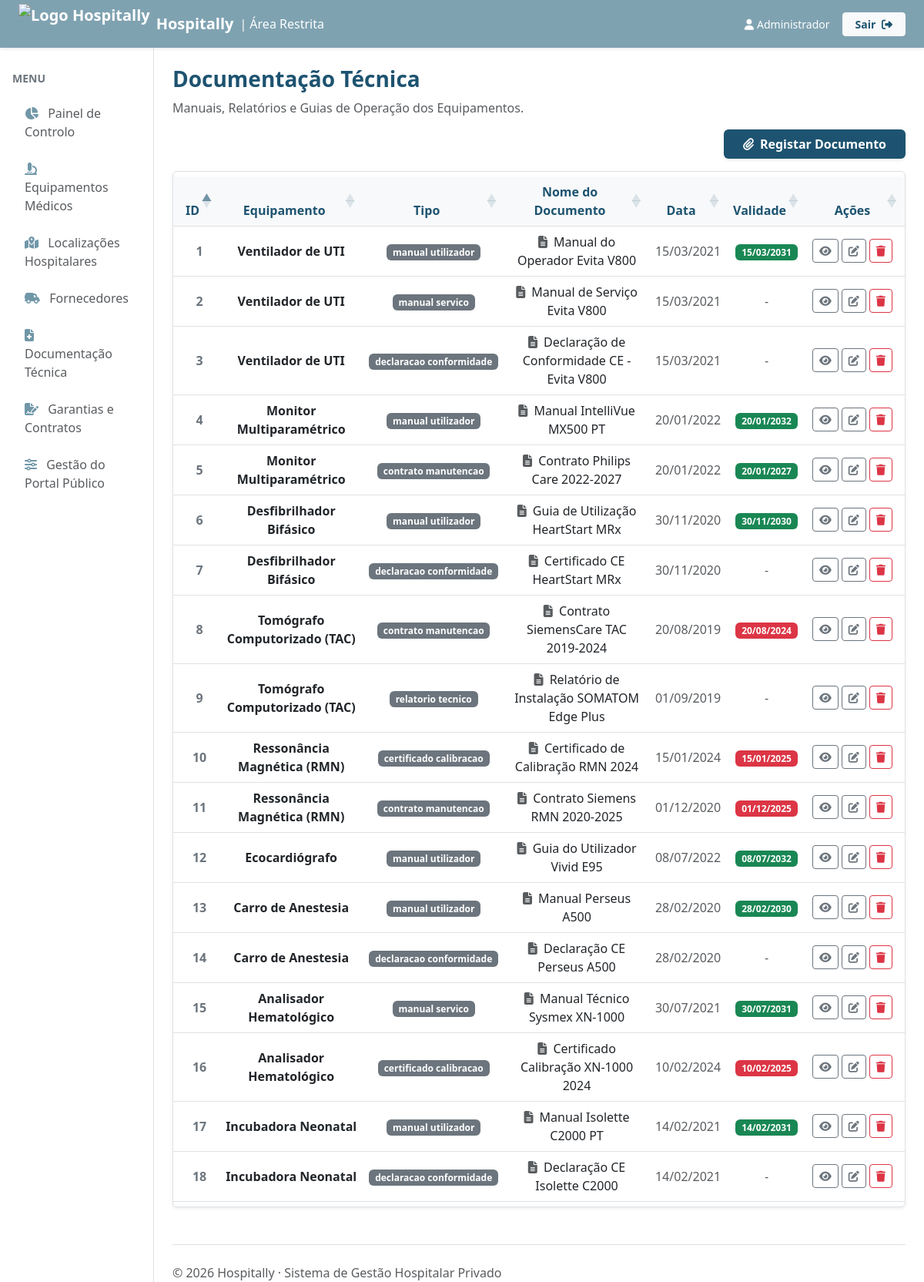
The page /private/documentacao.php (signed in) on the database its author committed.
### tables this page shows
CREATE TABLE IF NOT EXISTS `Documento` (
  `codDocumento` int NOT NULL AUTO_INCREMENT,
  `codInventario` int NOT NULL,
  `codFornecedor` int,
  `tipoDocumento` varchar(50) NOT NULL,
  `nomeDocumento` varchar(150) NOT NULL,
  `dataDocumento` date,
  `dataValidade` date,
  `localizacaoFicheiro` varchar(255),
  CONSTRAINT `pk_Documento` PRIMARY KEY (`codDocumento`),
  CONSTRAINT `ck_Documento_tipoDocumento` CHECK (`tipoDocumento` IN ('manual utilizador', 'manual servico', 'certificado calibracao', 'contrato manutencao', 'fatura', 'declaracao conformidade', 'relatorio tecnico'))
);

CREATE TABLE IF NOT EXISTS `Equipamento` (
  `codInventario` int NOT NULL AUTO_INCREMENT,
  `codCategoria` int NOT NULL,
  `codLocalizacao` int NOT NULL,
  `designacao` varchar(150) NOT NULL,
  `marca` varchar(100) NOT NULL,
  `modelo` varchar(100) NOT NULL,
  `nrSerie` varchar(100) NOT NULL,
  `fabricante` varchar(100) NOT NULL,
  `dataAquisicao` date,
  `anoFabrico` int,
  `custoAquisicao` decimal(10,2),
  `tipoEntrada` varchar(20) NOT NULL,
  `estado` varchar(30) NOT NULL,
  `criticidade` varchar(20) NOT NULL,
  `observacoes` text,
  CONSTRAINT `pk_Equipamento` PRIMARY KEY (`codInventario`),
  CONSTRAINT `uq_Equipamento_serie` UNIQUE (`nrSerie`, `fabricante`, `modelo`),
  CONSTRAINT `ck_Equipamento_tipoEntrada` CHECK (`tipoEntrada` IN ('compra', 'doacao', 'aluguer', 'emprestimo')),
  CONSTRAINT `ck_Equipamento_estado` CHECK (`estado` IN ('Ativo', 'Em manutencao', 'Inativo', 'Em calibracao', 'Em quarentena', 'Abatido')),
  CONSTRAINT `ck_Equipamento_criticidade` CHECK (`criticidade` IN ('Baixa', 'Media', 'Alta', 'Suporte de vida'))
);

### private/includes/funcoes.php (called while the page is built, shortened)
<?php
function aes_encrypt($value)
{
    $encrypted = openssl_encrypt($value, OPENSSL_METHOD, OPENSSL_KEY, OPENSSL_RAW_DATA, OPENSSL_IV);
    return bin2hex($encrypted);
}

### private/documentacao.php (the view, shortened to what this page needs)
<?php
require_once __DIR__ . '/includes/funcoes.php';
$dsn = "mysql:host=" . MYSQL_HOST . ";port=" . MYSQL_PORT . ";dbname=" . MYSQL_DATABASE . ";charset=utf8";
try {
    $ligacao = new PDO($dsn, MYSQL_USERNAME, MYSQL_PASSWORD);
    $ligacao->setAttribute(PDO::ATTR_ERRMODE, PDO::ERRMODE_EXCEPTION);
    $resultados = $ligacao->query("
        SELECT d.*, e.designacao AS nomeEquipamento, f.nomeEmpresa AS nomeFornecedor
        FROM Documento d
        LEFT JOIN Equipamento e ON d.codInventario = e.codInventario
        LEFT JOIN Fornecedor f ON d.codFornecedor = f.codFornecedor
        ORDER BY d.codDocumento DESC
    ")->fetchAll(PDO::FETCH_OBJ);
    $erro = '';
} catch (PDOException $err) {
    $erro = "Aconteceu um erro na ligação à base de dados.";
    $resultados = []; $equipamentos = []; $fornecedores = [];
}
include 'includes/header.php';
include 'includes/nav.php';
?>
<div class="container-fluid">
    <div class="row">
        <?php include 'includes/sidebar.php'; ?>
        <main class="col-md-9 ms-sm-auto col-lg-10 px-md-4 pt-4">
            <h1 class="h3 fw-bold" style="color: #1d5370;">Documentação Técnica</h1>
            <p class="text-muted">Manuais, Relatórios e Guias de Operação dos Equipamentos.</p>
            <div class="d-flex justify-content-end mb-3">
                <button class="btn text-white fw-bold px-4 shadow-sm" style="background-color: #1d5370;"
                        data-bs-toggle="modal" data-bs-target="#modalDocumento">
                    <i class="fa-solid fa-paperclip me-2"></i>Registar Documento
                </button>
            </div>
            <div class="table-responsive bg-white rounded shadow-sm border">
                <?php if (!empty($erro)) : ?>
                    <p class="text-center text-danger p-4"><?= $erro ?></p>
                <?php elseif (count($resultados) == 0) : ?>
                    <p class="text-muted p-4">Não existem documentos registados.</p>
                <?php else : ?>
                    <table class="table table-hover align-middle mb-0" id="tabelaDocumentos">
                        <thead class="table-light">
                            <tr>
                                <th class="text-center ps-3" style="color: #1d5370;">ID</th>
                                <th class="text-center" style="color: #1d5370;">Equipamento</th>
                                <th class="text-center" style="color: #1d5370;">Tipo</th>
                                <th class="text-center" style="color: #1d5370;">Nome do Documento</th>
                                <th class="text-center" style="color: #1d5370;">Data</th>
                                <th class="text-center" style="color: #1d5370;">Validade</th>
                                <th class="text-center pe-3" style="color: #1d5370;">Ações</th>
                            </tr>
                        </thead>
                        <tbody>
                            <?php foreach ($resultados as $doc) :
                                $tipoCor = match($doc->tipoDocumento) {
                                    'Manual'      => 'primary',
                                    'Guia'        => 'success',
                                    'Relatório'   => 'warning',
                                    'Certificado' => 'info',
                                    'Contrato'    => 'dark',
                                    default       => 'secondary'
                                };
                            ?>
                            <tr>
                                <td class="text-center ps-3 fw-bold text-secondary"><?= $doc->codDocumento ?></td>
                                <td class="text-center">
                                    <div class="fw-bold text-dark"><?= htmlspecialchars($doc->nomeEquipamento ?? '-') ?></div>
                                </td>
                                <td class="text-center">
                                    <span class="badge bg-<?= $tipoCor ?>"><?= htmlspecialchars($doc->tipoDocumento) ?></span>
                                </td>
                                <td class="text-center">
                                    <i class="fa-solid fa-file-lines text-muted me-1"></i>
                                    <?= htmlspecialchars($doc->nomeDocumento) ?>
                                </td>
                                <td class="text-center text-muted">
                                    <?= $doc->dataDocumento ? date('d/m/Y', strtotime($doc->dataDocumento)) : '-' ?>
                                </td>
                                <td class="text-center">
                                    <?php if ($doc->dataValidade) :
                                        $validade = new DateTime($doc->dataValidade);
                                        $hoje = new DateTime();
                                        $expirado = $validade < $hoje;
                                    ?>
                                        <span class="badge bg-<?= $expirado ? 'danger' : 'success' ?>">
                                            <?= date('d/m/Y', strtotime($doc->dataValidade)) ?>
                                        </span>
                                    <?php else : ?>
                                        <span class="text-muted">-</span>
                                    <?php endif; ?>
                                </td>
                                <td class="text-center pe-3">
                                    <div class="d-flex justify-content-center align-items-center">
                                        <a href="documentacao.php?ver=<?= aes_encrypt($doc->codDocumento) ?>"
                                           class="btn btn-sm btn-outline-secondary me-1" title="Consultar">
                                            <i class="fa-solid fa-eye"></i>
                                        </a>
                                        <a href="documentacao.php?editar=<?= aes_encrypt($doc->codDocumento) ?>"
                                           class="btn btn-sm btn-outline-secondary me-1" title="Editar">
                                            <i class="fa-solid fa-pen-to-square"></i>
                                        </a>
                                        <a href="documentacao.php?remover=<?= aes_encrypt($doc->codDocumento) ?>"
                                           class="btn btn-sm btn-outline-danger" title="Remover">
                                            <i class="fa-solid fa-trash"></i>
                                        </a>
                                    </div>
                                </td>
                            </tr>
                            <?php endforeach; ?>
                        </tbody>
                    </table>
                <?php endif; ?>
            </div>
            <footer class="pt-4 mt-5 text-muted border-top">
                &copy; 2026 Hospitally &middot; Sistema de Gestão Hospitalar Privado
            </footer>
        </main>
    </div>
</div>
<?php include 'includes/footer.php'; ?>

### private/includes/header.php (shortened to what this page needs)
<?php
require_once __DIR__ . '/funcoes.php';
?>
<!DOCTYPE html>
<html lang="pt">
<head>
    <link href="https://cdn.jsdelivr.net/npm/bootstrap@5.3.0/dist/css/bootstrap.min.css" rel="stylesheet">
    <link rel="stylesheet" href="https://cdnjs.cloudflare.com/ajax/libs/font-awesome/6.4.0/css/all.min.css">
    <link rel="stylesheet" href="https://cdn.datatables.net/1.13.6/css/dataTables.bootstrap5.min.css">
</head>
<body>

### private/includes/nav.php (shortened to what this page needs)
<?php
require_once __DIR__ . '/funcoes.php';
$nome = $_SESSION['utilizador'];
?>
<nav class="navbar navbar-dark sticky-top shadow-sm">
    <div class="container-fluid px-4">
        <a class="navbar-brand fw-bold d-flex align-items-center" href="/projeto_SIBDAS/private/dashboard.php">
            <img src="/projeto_SIBDAS/assets/img/logotipo_hospital.png" alt="Logo Hospitally" height="52" class="d-inline-block align-text-top me-2 my-n2" style="margin-top: -8px; margin-bottom: -8px;">
            <?php echo APP_NAME; ?> <span class="fs-6 fw-normal ms-2">| Área Restrita</span>
        </a>
        <div class="d-flex align-items-center">
            <span class="text-white me-3 small">
                <i class="fa-solid fa-user me-1"></i><?php echo htmlspecialchars($nome); ?>
            </span>
            <a href="/projeto_SIBDAS/public/logout.php" class="btn btn-sm btn-light fw-bold px-3" style="color: #1d5370;">
                Sair <i class="fa-solid fa-right-from-bracket ms-1"></i>
            </a>
        </div>
    </div>
</nav>

### private/includes/sidebar.php
<nav class="col-md-3 col-lg-2 d-md-block bg-white sidebar p-3 border-end" style="min-height: calc(100vh - 56px);">
    <div class="position-sticky pt-3">
        <h5 class="text-secondary small text-uppercase fw-bold mb-3">Menu</h5>
        <ul class="nav flex-column">
            <li class="nav-item mb-2">
                <a class="nav-link py-2 px-3 text-muted" href="/projeto_SIBDAS/private/dashboard.php">
                    <i class="fa-solid fa-chart-pie me-2" style="color: #7097a8;"></i>
                    <span>Painel de Controlo</span>
                </a>
            </li>
            <li class="nav-item mb-2">
                <a class="nav-link py-2 px-3 text-muted" href="/projeto_SIBDAS/private/equipamentos.php">
                    <i class="fa-solid fa-microscope me-2" style="color: #7097a8;"></i>
                    <span>Equipamentos Médicos</span>
                </a>
            </li>
            <li class="nav-item mb-2">
                <a class="nav-link py-2 px-3 text-muted" href="/projeto_SIBDAS/private/localizacoes.php">
                    <i class="fa-solid fa-map-location-dot me-2" style="color: #7097a8;"></i>
                    <span>Localizações Hospitalares</span>
                </a>
            </li>
            <li class="nav-item mb-2">
                <a class="nav-link py-2 px-3 text-muted" href="/projeto_SIBDAS/private/fornecedores.php">
                    <i class="fa-solid fa-truck-field me-2" style="color: #7097a8;"></i>
                    <span>Fornecedores</span>
                </a>
            </li>
            <li class="nav-item mb-2">
                <a class="nav-link py-2 px-3 text-muted" href="/projeto_SIBDAS/private/documentacao.php">
                    <i class="fa-solid fa-file-medical me-2" style="color: #7097a8;"></i>
                    <span>Documentação Técnica</span>
                </a>
            </li>
            <li class="nav-item mb-2">
                <a class="nav-link py-2 px-3 text-muted" href="/projeto_SIBDAS/private/garantias.php">
                    <i class="fa-solid fa-file-signature me-2" style="color: #7097a8;"></i>
                    <span>Garantias e Contratos</span>
                </a>
            </li>
            <li class="nav-item mb-2">
                <a class="nav-link py-2 px-3 text-muted" href="/projeto_SIBDAS/private/gestao_portal.php">
                    <i class="fa-solid fa-sliders me-2" style="color: #7097a8;"></i>
                    <span>Gestão do Portal Público</span>
                </a>
            </li>
        </ul>
    </div>
</nav>

### private/includes/footer.php (shortened to what this page needs)
</body>
</html>

### private/includes/header.php (style rules this page uses)
.navbar { background-color: #7fa2b1 !important; }

### rows shown on the page
documento: codDocumento "18", codInventario.designacao "Incubadora Neonatal", tipoDocumento "declaracao conformidade", nomeDocumento "Declaração CE Isolette C2000", dataDocumento "14/02/2021"
documento: codDocumento "17", codInventario.designacao "Incubadora Neonatal", tipoDocumento "manual utilizador", nomeDocumento "Manual Isolette C2000 PT", dataDocumento "14/02/2021", dataValidade "14/02/2031"
documento: codDocumento "16", codInventario.designacao "Analisador Hematológico", tipoDocumento "certificado calibracao", nomeDocumento "Certificado Calibração XN-1000 2024", dataDocumento "10/02/2024", dataValidade "10/02/2025"
documento: codDocumento "15", codInventario.designacao "Analisador Hematológico", tipoDocumento "manual servico", nomeDocumento "Manual Técnico Sysmex XN-1000", dataDocumento "30/07/2021", dataValidade "30/07/2031"
documento: codDocumento "14", codInventario.designacao "Carro de Anestesia", tipoDocumento "declaracao conformidade", nomeDocumento "Declaração CE Perseus A500", dataDocumento "28/02/2020"
documento: codDocumento "13", codInventario.designacao "Carro de Anestesia", tipoDocumento "manual utilizador", nomeDocumento "Manual Perseus A500", dataDocumento "28/02/2020", dataValidade "28/02/2030"
documento: codDocumento "12", codInventario.designacao "Ecocardiógrafo", tipoDocumento "manual utilizador", nomeDocumento "Guia do Utilizador Vivid E95", dataDocumento "08/07/2022", dataValidade "08/07/2032"
documento: codDocumento "11", codInventario.designacao "Ressonância Magnética (RMN)", tipoDocumento "contrato manutencao", nomeDocumento "Contrato Siemens RMN 2020-2025", dataDocumento "01/12/2020", dataValidade "01/12/2025"
documento: codDocumento "10", codInventario.designacao "Ressonância Magnética (RMN)", tipoDocumento "certificado calibracao", nomeDocumento "Certificado de Calibração RMN 2024", dataDocumento "15/01/2024", dataValidade "15/01/2025"
documento: codDocumento "9", codInventario.designacao "Tomógrafo Computorizado (TAC)", tipoDocumento "relatorio tecnico", nomeDocumento "Relatório de Instalação SOMATOM Edge Plus", dataDocumento "01/09/2019"
documento: codDocumento "8", codInventario.designacao "Tomógrafo Computorizado (TAC)", tipoDocumento "contrato manutencao", nomeDocumento "Contrato SiemensCare TAC 2019-2024", dataDocumento "20/08/2019", dataValidade "20/08/2024"
documento: codDocumento "7", codInventario.designacao "Desfibrilhador Bifásico", tipoDocumento "declaracao conformidade", nomeDocumento "Certificado CE HeartStart MRx", dataDocumento "30/11/2020"
documento: codDocumento "6", codInventario.designacao "Desfibrilhador Bifásico", tipoDocumento "manual utilizador", nomeDocumento "Guia de Utilização HeartStart MRx", dataDocumento "30/11/2020", dataValidade "30/11/2030"
documento: codDocumento "5", codInventario.designacao "Monitor Multiparamétrico", tipoDocumento "contrato manutencao", nomeDocumento "Contrato Philips Care 2022-2027", dataDocumento "20/01/2022", dataValidade "20/01/2027"
documento: codDocumento "4", codInventario.designacao "Monitor Multiparamétrico", tipoDocumento "manual utilizador", nomeDocumento "Manual IntelliVue MX500 PT", dataDocumento "20/01/2022", dataValidade "20/01/2032"
documento: codDocumento "3", codInventario.designacao "Ventilador de UTI", tipoDocumento "declaracao conformidade", nomeDocumento "Declaração de Conformidade CE - Evita V800", dataDocumento "15/03/2021"
documento: codDocumento "2", codInventario.designacao "Ventilador de UTI", tipoDocumento "manual servico", nomeDocumento "Manual de Serviço Evita V800", dataDocumento "15/03/2021"
documento: codDocumento "1", codInventario.designacao "Ventilador de UTI", tipoDocumento "manual utilizador", nomeDocumento "Manual do Operador Evita V800", dataDocumento "15/03/2021", dataValidade "15/03/2031"

### other values the page prints
APP_NAME "Hospitally"
$nome "Administrador"
